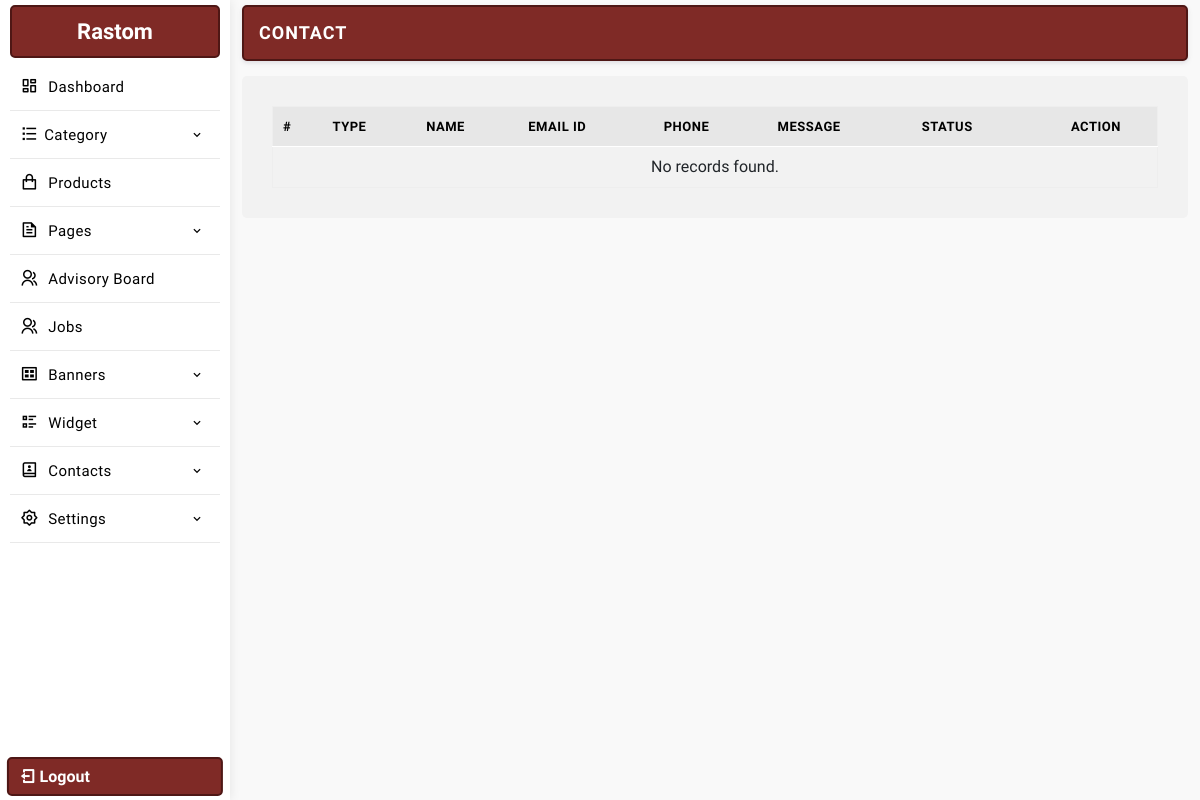
The app's page /manager/contact.php (signed in), older data.
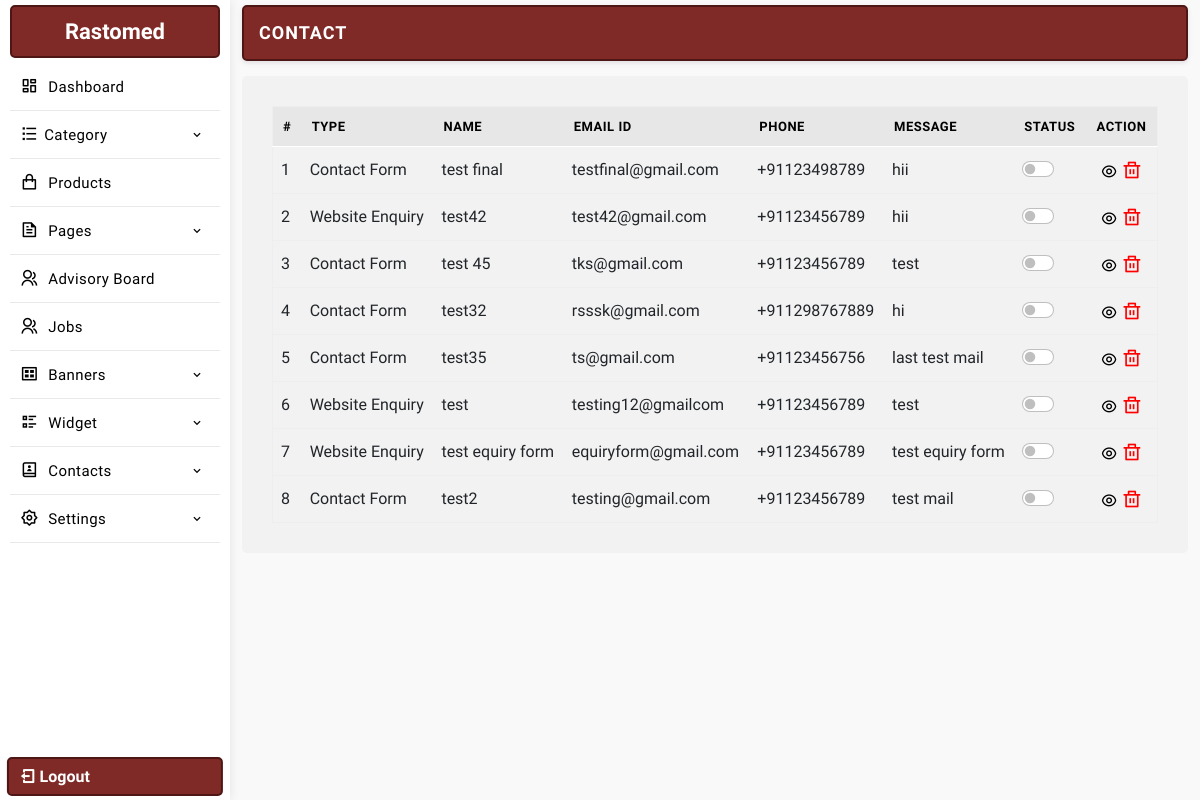
The same page, newer data.
### tables this page shows
CREATE TABLE `settings` (
  `id` int(11) NOT NULL,
  `web_name` varchar(255) NOT NULL,
  `email_id` varchar(255) NOT NULL,
  `alternate_email_id` varchar(255) NOT NULL,
  `contact_no` varchar(255) NOT NULL,
  `alternate_no` varchar(255) NOT NULL,
  `whatsapp_no` varchar(255) NOT NULL,
  `address` text NOT NULL,
  `youtubelink` varchar(255) NOT NULL,
  `map_iframe` longtext NOT NULL,
  `facebook` varchar(255) NOT NULL,
  `youtube` varchar(255) NOT NULL,
  `instagram` varchar(255) NOT NULL,
  `twitter` varchar(255) NOT NULL,
  `linkedin` varchar(255) NOT NULL,
  `logo` varchar(255) NOT NULL,
  `meta_title` varchar(255) NOT NULL,
  `meta_keywords` varchar(255) NOT NULL,
  `meta_desc` text NOT NULL,
  `smart_classroom_desc` text DEFAULT NULL,
  `smart_classroom_text` varchar(255) DEFAULT '1st Smart Classroom',
  `brochure_file` varchar(500) DEFAULT '',
  `footerdesc` text NOT NULL,
  `googletag` text NOT NULL,
  `headercenterline` varchar(255) NOT NULL,
  `opening_hour` varchar(255) NOT NULL DEFAULT ''
);

CREATE TABLE `contact` (
  `id` int(11) NOT NULL,
  `enquiry_type` varchar(255) NOT NULL,
  `name` varchar(255) NOT NULL,
  `email` varchar(255) NOT NULL,
  `state` varchar(255) NOT NULL,
  `phone` varchar(255) NOT NULL,
  `message` text NOT NULL,
  `status` int(11) NOT NULL
);

### manager/database/db.php (called while the page is built, shortened)
<?php session_start();
$con = mysqli_connect( DB_HOST, DB_USER, DB_PASSWORD, DB_NAME);
$sqlsetting = mysqli_query($con,"SELECT * FROM `settings`");
$rwlinks = mysqli_fetch_array($sqlsetting);
$websitename = $rwlinks['web_name'];
?>

### manager/config.php (called while the page is built)
<?php include 'database/db.php'; ?>

### manager/contact.php (the view, shortened to what this page needs)
<?php include 'config.php';
	include 'include/header.php';
	include 'include/sidebar.php';
 ?>
<section class="main-dashboard">
<div class="container-fluid">
<div class="row">
<div class="col-md-12">
	<div class="page-title">
		<div class="title">
			<h3>Contact</h3>
		</div>
	</div>
</div>
<div class="col-md-12">
	<div class="page-content">
	<table class="table table-hover" id="myTable">
		<thead>
			<tr>
				<th>#</th>
				<th>Type</th>
				<th>Name</th>
				<th>Email ID</th>
				<th>Phone</th>
				<th>Message</th>
				<th>Status</th>
				<th class="text-center">Action</th>
			</tr>
		</thead>
		<tbody>
		<?php
			$sqlcontact  = mysqli_query($con, "SELECT * FROM contact ORDER BY id DESC");
			if(mysqli_num_rows($sqlcontact)){
				$serial = 1;
				while($rwcontact = mysqli_fetch_assoc($sqlcontact )){
					$cid = $rwcontact['id'];
					$msgFull = trim($rwcontact['message'] ?? '');
					$msgShort = mb_strlen($msgFull) > 60 ? mb_substr($msgFull, 0, 60) . '…' : $msgFull;
		 ?>
			<tr id='remove<?php echo $cid; ?>'>
				<td><?php echo $serial; ?></td>
				<td><?php echo htmlspecialchars($rwcontact['enquiry_type'] ?? ''); ?></td>
				<td><?php echo htmlspecialchars($rwcontact['name']); ?></td>
				<td><?php echo htmlspecialchars($rwcontact['email']); ?></td>
				<td><?= htmlspecialchars($rwcontact['phone']); ?></td>
				<td title="<?= htmlspecialchars($msgFull, ENT_QUOTES); ?>"><?= htmlspecialchars($msgShort); ?></td>
				<td>
					<div class="form-check form-switch">
						<?php $checked = $rwcontact['status']==1 ? "checked" : ""; ?>
					  <input class="form-check-input" type="checkbox" data-table="contact" ide="<?=$rwcontact['id'];?>" <?=$checked;?>>
					</div>
				</td>
				<td class="text-center">
					<?php
					$viewData = [
						'id' => (int)$cid,
						'type' => $rwcontact['enquiry_type'] ?? '',
						'name' => $rwcontact['name'] ?? '',
						'email' => $rwcontact['email'] ?? '',
						'phone' => $rwcontact['phone'] ?? '',
						'state' => $rwcontact['state'] ?? '',
						'message' => $msgFull,
						'status' => (int)($rwcontact['status'] ?? 0),
					];
					$viewJson = json_encode($viewData, JSON_HEX_TAG | JSON_HEX_APOS | JSON_HEX_QUOT | JSON_HEX_AMP);
					?>
					<a href="javascript:void(0);" class="viewbtn ri-eye-line" data-contact='<?= $viewJson; ?>' title="View Details"></a>
					<a href="javascript:"  ide="<?=$cid;?>" class='delbtn ri-delete-bin-line' ></a>
				</td>
			</tr>
	<?php $serial++; }} else { ?>
			<tr><td colspan="8" class="text-center">No records found.</td></tr>
	<?php } ?>
		</tbody>
	</table>
	</div>
</div>
</div>
</div>
</section>
<?php
	include "include/footer.php";
 ?>

### manager/include/sidebar.php (shortened to what this page needs)
<aside class="sidebar-menu-dashboard">
<div class="logo-n-toggle">
	<a href="dashboard.php"><?=$websitename;?></a>
</div>
<nav class="menu">
<ul class="aside-menu">
<li class="menu-item ">
	<a href="dashboard.php" class="menu-link">
	<span class="link-text"><i class="ri-dashboard-line"></i> Dashboard</span>
	</a>
</li>
<li class="menu-item has-submenu">
	<a href="javascript:" class="menu-link" id="parent-menu">
	<span class="link-text"><i class="ri-list-check"></i>Category</span>
	<i class='bx bx-chevron-down'></i>
	</a>
</li>
<li class="menu-item ">
	<a href="products.php" class="menu-link">
	<span class="link-text"><i class="ri-shopping-bag-line"></i> Products</span>
	</a>
</li>
<li class="menu-item has-submenu">
	<a href="javascript:" class="menu-link" id="parent-menu">
	<span class="link-text"><i class="ri-file-text-line"></i> Pages</span>
	<i class='bx bx-chevron-down'></i>
	</a>
</li>
<li class="menu-item ">
	<a href="advisoryboard.php" class="menu-link">
	<span class="link-text"><i class="ri-group-line"></i> Advisory Board</span>
	</a>
</li>
<li class="menu-item ">
	<a href="jobs.php" class="menu-link">
	<span class="link-text"><i class="ri-group-line"></i> Jobs</span>
	</a>
</li>
<li class="menu-item has-submenu">
<a href="javascript:" class="menu-link orders" id="parent-menu">
<span class="link-text"><i class="ri-gallery-view"></i> Banners</span>
<i class='bx bx-chevron-down'></i>
</a>
</li>
<li class="menu-item has-submenu">
<a href="javascript:" class="menu-link" id="parent-menu">
<div>
<span class="link-text"><i class="ri-list-check-2"></i> Widget</span>
</div>
<i class='bx bx-chevron-down'></i>
</a>
</li>
<li class="menu-item has-submenu">
<a href="javascript:" class="menu-link orders" id="parent-menu">
<div>
<span class="link-text"><i class="ri-contacts-book-2-line"></i> Contacts</span>
</div>
<i class='bx bx-chevron-down'></i>
</a>
</li>
<li class="menu-item has-submenu">
<a href="javascript:" class="menu-link orders" id="parent-menu">
<div>
<span class="link-text"><i class="ri-settings-2-line"></i> Settings</span>
</div>
<i class='bx bx-chevron-down'></i>
</a>
</li>
</ul>
</nav>
<a href="logout.php" class="logout-fixed"><i class="ri-logout-box-line"></i> Logout</a>
</aside>

Row changes from the older to the newer data that the page shows:
changed settings: web_name "Rastom" → "Rastomed"
added contact: enquiry_type "Contact Form", name "test final", email "testfinal@gmail.com", phone "+91123498789", message "hii"
added contact: enquiry_type "Website Enquiry", name "test42", email "test42@gmail.com", phone "+91123456789", message "hii"
added contact: enquiry_type "Contact Form", name "test 45", email "tks@gmail.com", phone "+91123456789", message "test"
added contact: enquiry_type "Contact Form", name "test32", email "rsssk@gmail.com", phone "+911298767889", message "hi"
added contact: enquiry_type "Contact Form", name "test35", email "ts@gmail.com", phone "+91123456756", message "last test mail"
added contact: enquiry_type "Website Enquiry", name "test", email "testing12@gmailcom", phone "+91123456789", message "test"
added contact: enquiry_type "Website Enquiry", name "test equiry form", email "equiryform@gmail.com", phone "+91123456789", message "test equiry form"
added contact: enquiry_type "Contact Form", name "test2", email "testing@gmail.com", phone "+91123456789", message "test mail"
Text that changed along with them:
text no longer shown: "No records found."
